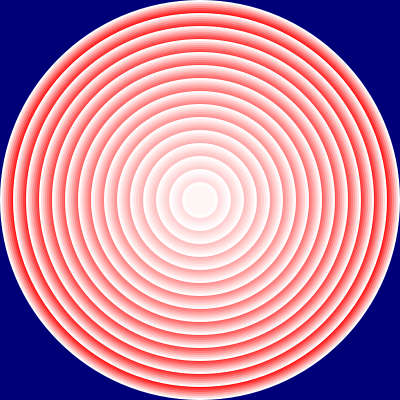
Frame 1 (no input)
Frame 60 (the mouse pressed at the canvas centre just before this capture): identical to frame 1, image omitted
Frame 120 (the mouse held since frame 60 and released just before this capture): identical to frame 1, image omitted

The Processing sketch that drew this single still picture (run headless with seeded random() and noise(); from frame 60 on, the mouse is pressed at the canvas centre):

// Processing sketch: lerpColor
// ── lerpColor.pde
float colorMap;
void setup(){
   size(400,400);
  surface.setResizable(true);
  ellipseMode(CENTER);
}
void draw(){
  background(0,0,120);
  for(int i = width; i > 0; i-=width/15){
    //noFill();
    for(int iColor = 0;iColor < 10; iColor++){
        colorMap = map(iColor*i/5,0,500,0,1);
          fill(lerpColor(color(255,255,255),color(255,0,0),colorMap));
         // stroke(iColor*i/10,0,0);
         noStroke();
         // stroke(lerpColor(color(255,255,255),color(255,0,0),colorMap));
          circle(width/2,height/2,i-iColor*4);
          println(iColor*i/5);
    }
  }
}
